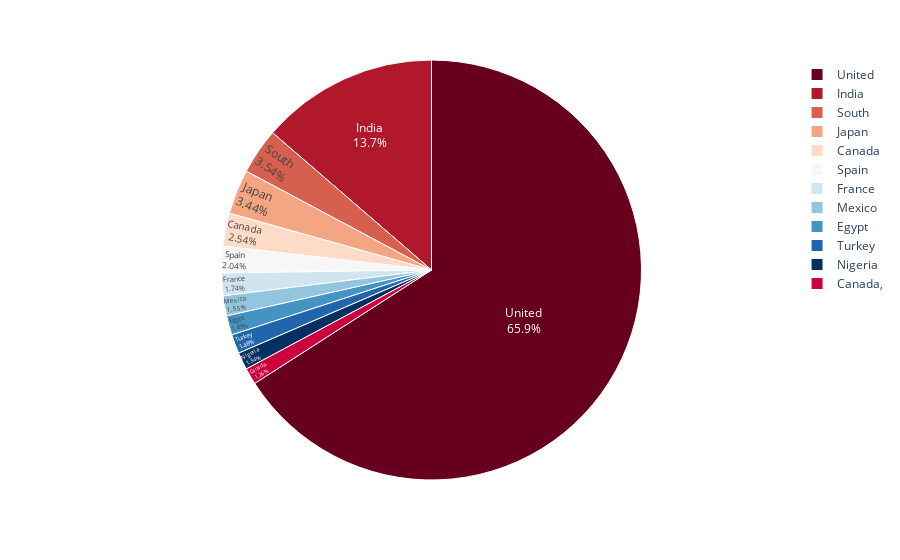

This figure's notebook cell:
### Markdown cell above
- Conclusion:-- As we can see, the content on Netflix dataset has 30.4% TV shows and 69.6% Movies.

### Code cell
import plotly.express as px

country_df = df['country_main'].value_counts().reset_index()
country_df.columns = ['country_main', 'count']

# Filter only countries > 1%
country_df = country_df[country_df['count'] / country_df['count'].sum() > 0.01]

# Plot pie chart
fig = px.pie(country_df, values='count', names='country_main', color_discrete_sequence=px.colors.sequential.RdBu)
fig.update_traces(textposition='inside', textinfo='percent+label', marker=dict(line=dict(color='white', width=1)))

fig.show()

### Figure 1 — Plotly figure (JSON) as saved in the notebook; plotly's stock layout.template omitted (floating-point values rounded to 4 significant figures)
{"data": [{"domain": {"x": [0, 1], "y": [0, 1]}, "hovertemplate": "country_main=%{label}<br>count=%{value}<extra></extra>", "labels": ["United", "India", "South", "Japan", "Canada", "Spain", "France", "Mexico", "Egypt", "Turkey", "Nigeria", "Canada,"], "legendgroup": "", "marker": {"line": {"color": "white", "width": 1}}, "name": "", "showlegend": true, "textinfo": "percent+label", "textposition": "inside", "type": "pie", "values": [4691, 972, 252, 245, 181, 145, 124, 110, 106, 105, 95, 90]}], "layout": {"legend": {"tracegroupgap": 0}, "margin": {"t": 60}, "piecolorway": ["rgb(103,0,31)", "rgb(178,24,43)", "rgb(214,96,77)", "rgb(244,165,130)", "rgb(253,219,199)", "rgb(247,247,247)", "rgb(209,229,240)", "rgb(146,197,222)", "rgb(67,147,195)", "rgb(33,102,172)", "rgb(5,48,97)"]}}
